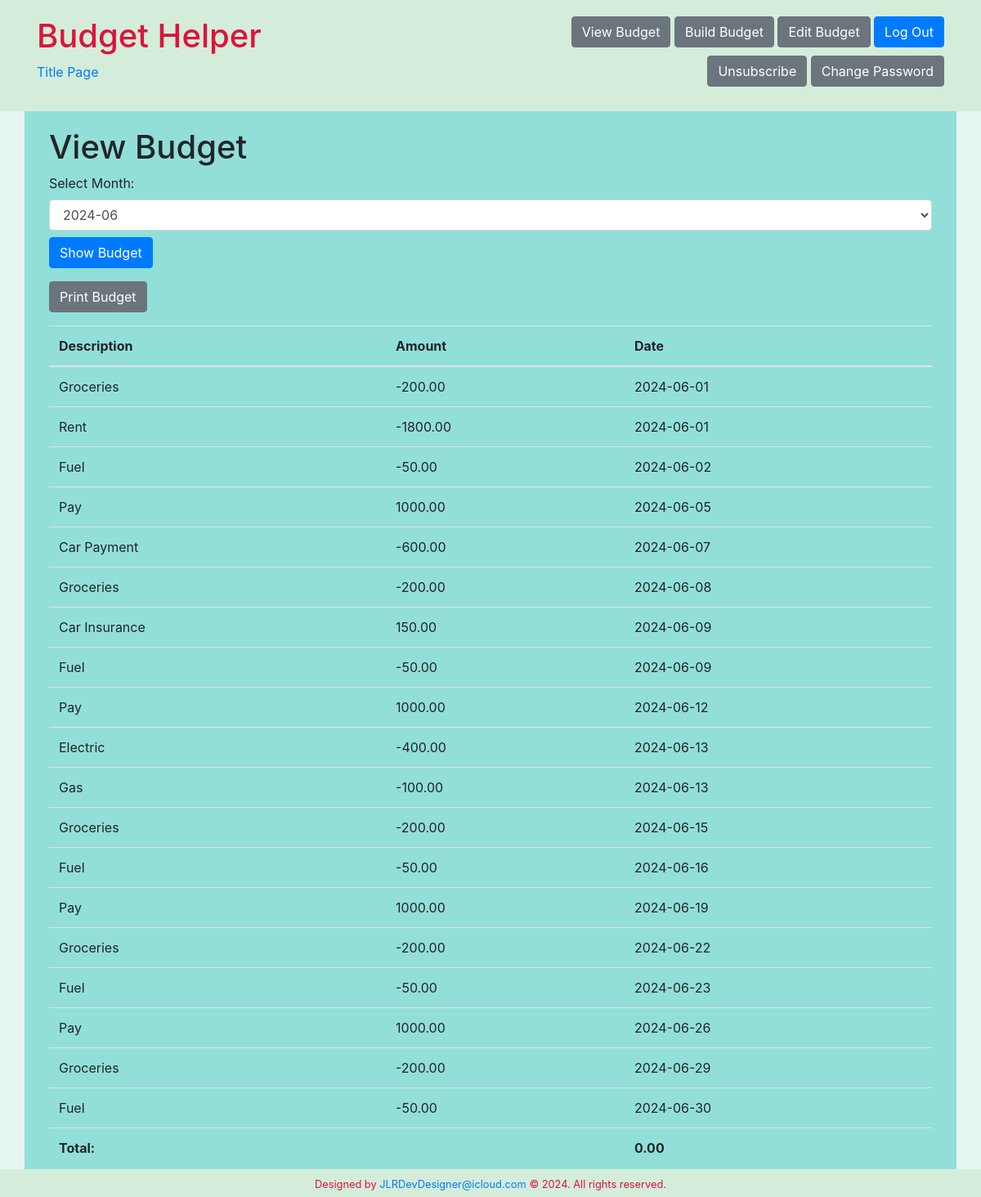
Page /view (signed in) on the committed database.
### tables this page shows
CREATE TABLE budget (
    id INTEGER PRIMARY KEY AUTOINCREMENT,
    user_id INTEGER NOT NULL,
    description TEXT NOT NULL,
    amount REAL NOT NULL,
    frequency TEXT NOT NULL,
    date DATE NOT NULL,
    FOREIGN KEY(user_id) REFERENCES users(id)
);

### app.py (the view)
@app.route('/view', methods=['GET'])
def view_budget():
    user_id = user.get_user_id(session.get('username'))
    selected_month = request.args.get('month', None)
    try:
        budget_data = budget.get_user_budget(user_id)
    except Exception as e:
        print(f"An error occurred pulling budget data: {e}")
        return render_template('error.html', error_message="Failed to retrieve from database")
    today = date.today()
    months = generate_month_list(today)
    if selected_month:
        budget_data = [entry for entry in budget_data if entry['date'].startswith(selected_month)]
    else:
        selected_month = today.strftime("%Y-%m")
        budget_data = [entry for entry in budget_data if entry['date'].startswith(selected_month)]
    budget_data = sorted(budget_data, key=lambda x: datetime.strptime(x['date'], '%Y-%m-%d'))
    total_sum = sum(entry['amount'] for entry in budget_data)
    return render_template(
        'view.html',
        budget_data=budget_data,
        selected_month=selected_month,
        months=months,
        total_sum=total_sum
    )

### app.py (called while the page is built)
@app.context_processor
def inject_logged_in():
    logged_in = 'username' in session
    username = session.get('username', None)
    name = session.get('name', None)
    return {'logged_in': logged_in, 'username': username, 'name': name}

def generate_month_list(today):
    start_date = today.replace(year=today.year - 1, month=today.month, day=1)
    end_date = today.replace(year=today.year + 1, month=today.month, day=1)
    months = []
    current_date = start_date
    while current_date <= end_date:
        months.append(current_date.strftime('%Y-%m'))
        if current_date.month == 12:
            current_date = current_date.replace(year=current_date.year + 1, month=1)
        else:
            current_date = current_date.replace(month=current_date.month + 1)
    return months

### budget.py (called while the page is built)
def get_connection():
    if not hasattr(local, 'conn'):
        local.conn = sqlite3.connect('budget.db')
    return local.conn

def close_connection():
    if hasattr(local, 'conn'):
        local.conn.close()
        del local.conn

def get_user_budget(user_id):
    print(f"Pulling budget for {user_id}")
    conn = get_connection()
    cursor = conn.cursor()
    try:
        print(f'SELECT description, amount, frequency, date FROM budget WHERE user_id = {user_id};')
        cursor.execute('''
            SELECT description, amount, frequency, date
            FROM budget
            WHERE user_id = ?
        ''', (user_id,))
        data_transaction = cursor.fetchall()
        budget_data = calculate_budget(data_transaction)
        return budget_data
    except Exception as e:
        print(f"An error has occured pulling from database\n {e}")
        raise 404
    finally:
        close_connection()

### user.py (called while the page is built)
def get_connection():
    if not hasattr(local, 'conn'):
        local.conn = sqlite3.connect('budget.db')
    return local.conn

def close_connection():
    if hasattr(local, 'conn'):
        local.conn.close()
        del local.conn

def get_user_id(username):
    conn = get_connection()
    cursor = conn.cursor()
    cursor.execute('SELECT id FROM users WHERE username = ?', (username,))
    result = cursor.fetchone()
    close_connection()
    if result:
        return result[0]
    return None

### templates/view.html (shortened to what this page needs)
{% extends "layout.html" %}
{% block content %}
<div class="container">
    <h1>View Budget</h1>
    <form id="filter-form" method="get" action="/view">
        <div class="form-group">
            <label for="month">Select Month:</label>
            <select id="month" name="month" class="form-control">
                {% for month in months %}
                    <option value="{{ month }}" {% if month == selected_month %}selected{% endif %}>{{ month }}</option>
                {% endfor %}
            </select>
            <button type="submit" class="btn btn-primary mt-2">Show Budget</button>
        </div>
    </form>
    <button class="btn btn-secondary mb-3" onclick="window.print()">Print Budget</button>
    <table class="table">
        <thead>
            <tr>
                <th>Description</th>
                <th>Amount</th>
                <th>Date</th>
            </tr>
        </thead>
        <tbody>
            {% for item in budget_data %}
                <tr>
                    <td>{{ item.description }}</td>
                    <td>{{ "%.2f" | format(item.amount) }}</td>
                    <td>{{ item.date }}</td>
                </tr>
            {% endfor %}
        </tbody>
        <tfoot>
            <tr>
                <td colspan="2"><strong>Total:</strong></td>
                <td>
                    <strong class="{{ 'negative-amount' if total_sum < 0 else '' }}">
                        {{ "%.2f" | format(total_sum) }}
                    </strong>
                </td>
            </tr>
        </tfoot>
    </table>
</div>
{% endblock %}

### templates/layout.html (shortened to what this page needs)
<!DOCTYPE html>
<html lang="en">
<head>
    <link rel="stylesheet" href="https://stackpath.bootstrapcdn.com/bootstrap/4.5.2/css/bootstrap.min.css">
    <link rel="stylesheet" href="/static/styles.css">
</head>
<body>
    <header>
        <div class="container">
            <div class="row">
                <div class="col-12 col-md-6 text-center text-md-left">
                    <a href="/budget-home"><h1>Budget Helper</h1></a>
                    <a href="/">Title Page</a>
                </div>
                <div class="col-12 col-md-6 text-center text-md-right">
                    {% if logged_in %}
                        <a href="/view" class="btn btn-secondary btn-margin">View Budget</a>
                        <a href="/budget" class="btn btn-secondary btn-margin">Build Budget</a>
                        <a href="/edit" class="btn btn-secondary btn-margin">Edit Budget</a>
                        <a href="/logout" class="btn btn-primary btn-margin">Log Out</a>
                        <a href="/delete" class="btn btn-secondary btn-margin">Unsubscribe</a>
                        <a href="/change-password" class="btn btn-secondary btn-margin">Change Password</a>
                    {% else %}
                        <a href="/login" class="btn btn-primary btn-margin">Login</a>
                        <a href="/register" class="btn btn-secondary btn-margin">Register</a>
                    {% endif %}
                </div>
            </div>
        </div>
    </header>
    <section>
        <main class="container">
            {% block content %}{% endblock %}
        </main>
    </section>
    <footer class="footer">
        <div class="container">
            <div class="row">
                <div class="col-12 text-center">
                    <small>Designed by <a href="mailto:JLRDevDesigner@icloud.com">JLRDevDesigner@icloud.com</a> &copy; 2024. All rights reserved.</small>
                </div>
            </div>
        </div>
    </footer>
</body>
</html>

### static/styles.css (style rules this page uses)
body { background-color: #e6f6f3; display: flex; flex-direction: column; min-height: 100vh; }
main { background-color: #92dfd9; padding: 20px 0; flex: 1; }
header { background-color: #d4edda; padding: 20px 0; }
footer { background-color: #d4edda; color: crimson; padding: 5px 0; width: 100%; position: fixed; bottom: 0; }
header h1 { color: crimson; }

### templates/layout.html (style rules this page uses)
.btn-margin { margin-bottom: 10px; }

### rows in the picture
budget: description "Groceries", amount "-200.00", date "2024-06-01", date "2024-06-08", date "2024-06-15", date "2024-06-22", date "2024-06-29"
budget: description "Rent", amount "-1800.00", date "2024-06-01"
budget: description "Fuel", amount "-50.00", date "2024-06-02", date "2024-06-09", date "2024-06-16", date "2024-06-23", date "2024-06-30"
budget: description "Pay", amount "1000.00", date "2024-06-05", date "2024-06-12", date "2024-06-19", date "2024-06-26"
budget: description "Car Payment", amount "-600.00", date "2024-06-07"
budget: description "Car Insurance", amount "150.00", date "2024-06-09"
budget: description "Electric", amount "-400.00", date "2024-06-13"
budget: description "Gas", amount "-100.00", date "2024-06-13"

### other values in the picture
{{ "%.2f" | format(total_sum) }} "0.00"
form field month "2024-06"
